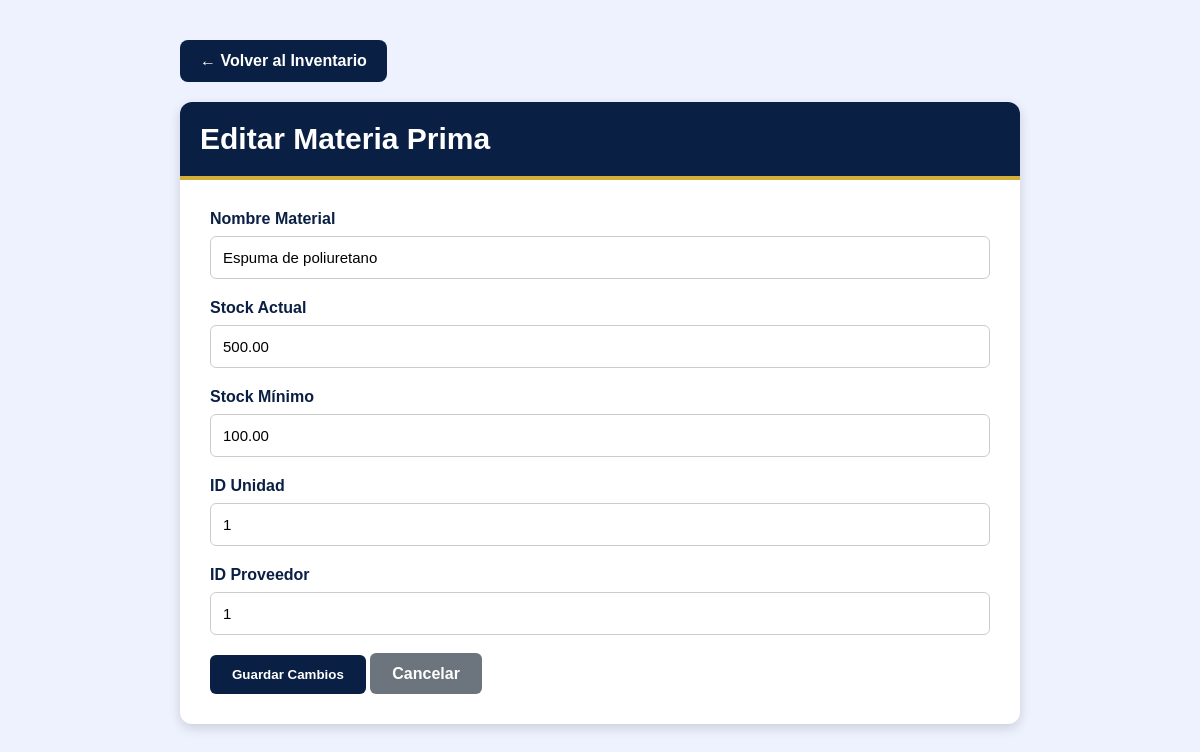
The page /view/control_de_stock/inventario/editar_inventario.php?id=1 on the database as committed earlier.
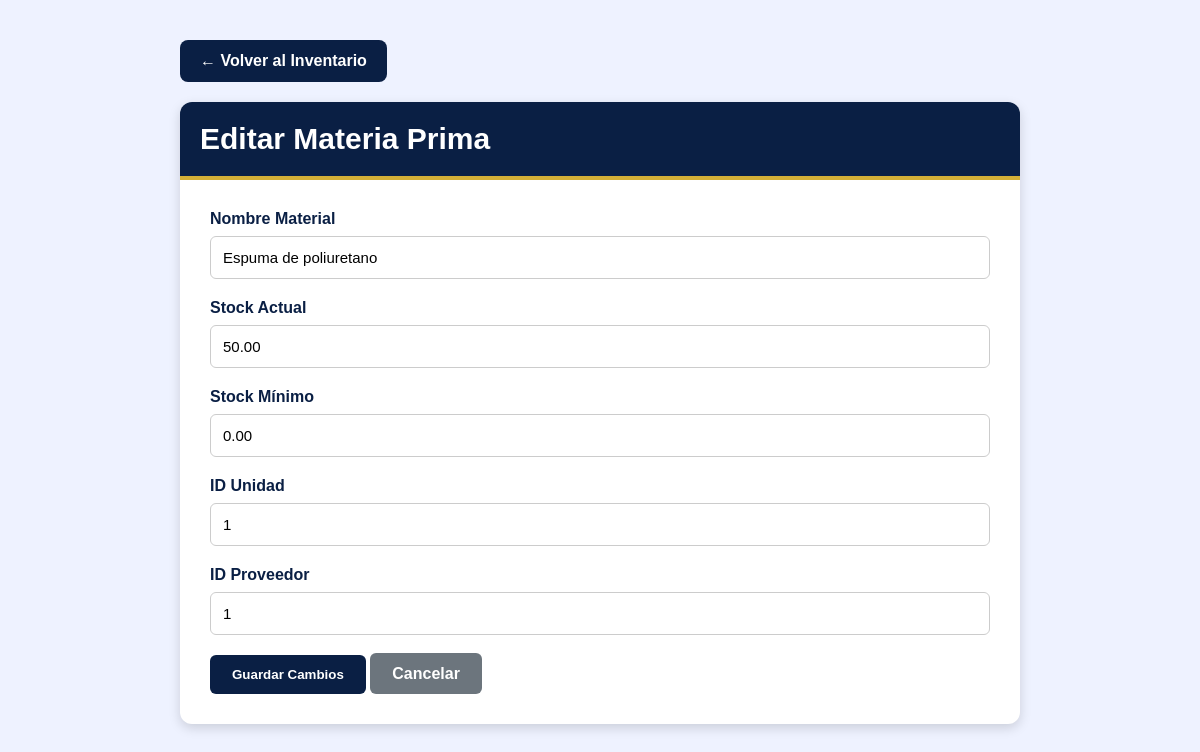
The same page on the database as committed later.
### tables this page shows
CREATE TABLE `materias_primas` (
  `id_material` int(11) NOT NULL,
  `nombre_material` varchar(100) NOT NULL,
  `stock_actual` decimal(12,2) DEFAULT 0.00,
  `stock_minimo` decimal(12,2) NOT NULL,
  `id_unidad` int(11) DEFAULT NULL,
  `id_proveedor` int(11) DEFAULT NULL
);

### view/control_de_stock/inventario/editar_inventario.php (the view, shortened to what this page needs)
<?php
$db = new Conexion();
$conn = $db->getConnection();
$id = $_GET['id'];
$sql = "SELECT * FROM materias_primas WHERE id_material = :id";
$stmt = $conn->prepare($sql);
$stmt->execute([':id' => $id]);
$material = $stmt->fetch(PDO::FETCH_ASSOC);
?>
<!DOCTYPE html>
<html lang="es">
<head>
<link rel="stylesheet" href="lista_inventario.css">
</head>
<body>
<body>
<div class="contenedor">
    <a href="lista_inventario.php" class="volver">
        ← Volver al Inventario
    </a>
    <div class="card">
        <div class="card-header">
            Editar Materia Prima
        </div>
        <div class="card-body">
            <form method="POST">
                <div class="form-group">
                    <label>Nombre Material</label>
                    <input
                        type="text"
                        name="nombre_material"
                        class="form-control"
                        value="<?= $material['nombre_material'] ?>"
                        required>
                </div>
                <div class="form-group">
                    <label>Stock Actual</label>
                    <input
                        type="number"
                        step="0.01"
                        name="stock_actual"
                        class="form-control"
                        value="<?= $material['stock_actual'] ?>"
                        required>
                </div>
                <div class="form-group">
                    <label>Stock Mínimo</label>
                    <input
                        type="number"
                        step="0.01"
                        name="stock_minimo"
                        class="form-control"
                        value="<?= $material['stock_minimo'] ?>"
                        required>
                </div>
                <div class="form-group">
                    <label>ID Unidad</label>
                    <input
                        type="number"
                        name="id_unidad"
                        class="form-control"
                        value="<?= $material['id_unidad'] ?>"
                        required>
                </div>
                <div class="form-group">
                    <label>ID Proveedor</label>
                    <input
                        type="number"
                        name="id_proveedor"
                        class="form-control"
                        value="<?= $material['id_proveedor'] ?>"
                        required>
                </div>
                <button type="submit" class="btn btn-primary">
                    Guardar Cambios
                </button>
                <a href="lista_inventario.php"
                   class="btn btn-secondary">
                   Cancelar
                </a>
            </form>
        </div>
    </div>
</div>
</body>
</html>

Rows that differ between the two databases and show on the page:
changed materias_primas "Espuma de poliuretano": stock_actual "500.00" → "50.00"; stock_minimo "100.00" → "0.00"
